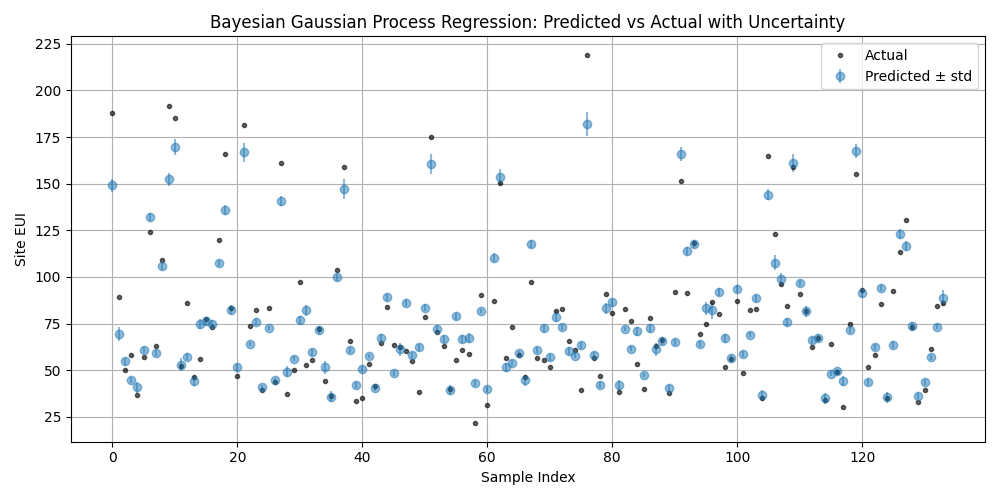

Generate this figure with Python:
import pymc as pm
import pytensor.tensor as pt
import pandas as pd
import numpy as np
import arviz as az
import matplotlib.pyplot as plt
from sklearn.model_selection import train_test_split
from sklearn.preprocessing import StandardScaler
from sklearn.metrics import r2_score, mean_squared_error
import warnings
warnings.filterwarnings("ignore", category=FutureWarning)

# Define columns
numeric_columns = [
    "YearBuilt", "NumberofFloors", "NumberofBuildings", "PropertyGFATotal",
    "ENERGYSTARScore", "Electricity(kWh)", "NaturalGas(kBtu)",
    "SteamUse(kBtu)", "GHGEmissionsIntensity", "SiteEUI(kBtu/sf)"
]

target_col = "SiteEUI(kBtu/sf)"

# Load and clean
df = pd.read_csv("/Users/georgepaul/Desktop/Research-Project/seattle/data/seattle-data-cleaned.csv")[numeric_columns]
df_clean = df.apply(pd.to_numeric, errors="coerce").dropna()

# Split into features/target
X = df_clean.drop(columns=[target_col])
y = df_clean[target_col]

# Train/test split
X_train, X_test, y_train, y_test = train_test_split(X, y, test_size=0.3, random_state=42)

# Standardize features
scaler = StandardScaler()
X_train_scaled = scaler.fit_transform(X_train).astype(np.float32)
X_test_scaled = scaler.transform(X_test).astype(np.float32)

y_train_np = y_train.values.astype(np.float32)
y_test_np = y_test.values.astype(np.float32)

# Build GP model
with pm.Model() as gp_model:
    X_data = pm.Data("X_data", X_train_scaled)
    y_data = pm.Data("y_data", y_train_np)

    r = pm.Gamma("r", alpha=2, beta=1)
    n = pm.HalfNormal("n", sigma=1)
    cov = n**2 * pm.gp.cov.ExpQuad(input_dim=X_train.shape[1], ls=r)

    gp = pm.gp.Marginal(cov_func=cov)
    sigma = pm.HalfNormal("sigma", sigma=1)

    y_ = gp.marginal_likelihood("y", X=X_data, y=y_data, noise=sigma)

    trace = pm.sample(1000, tune=1000, target_accept=0.9, chains=1, cores= 1, random_seed=42)

# Predict on test data
with gp_model:
    f_pred = gp.conditional("f_pred", X_test_scaled)
    posterior_pred = pm.sample_posterior_predictive(
        trace,
        var_names=["f_pred"],
        predictions=True,
        random_seed=42
    )


f_samples = posterior_pred.predictions["f_pred"].values
print("y_test_np shape:", y_test_np.shape)
print("f_samples shape:", f_samples.shape)

# Collapse (chain, draw) into one axis
f_samples = f_samples.reshape(-1, f_samples.shape[-1])  # shape: (1000, 134)

mu_pred = f_samples.mean(axis=0)  # → shape: (134,)
std_pred = f_samples.std(axis=0)
# Evaluation
r2 = r2_score(y_test_np, mu_pred)
rmse = np.sqrt(np.mean((y_test_np - mu_pred) ** 2))

print(f"R² Score: {r2:.3f}")
print(f"RMSE: {rmse:.2f}")

# Plot
plt.figure(figsize=(10, 5))
plt.errorbar(range(len(mu_pred)), mu_pred, yerr=std_pred, fmt='o', alpha=0.5, label="Predicted ± std")
plt.plot(range(len(y_test_np)), y_test_np, 'k.', alpha=0.6, label="Actual")
plt.xlabel("Sample Index")
plt.ylabel("Site EUI")
plt.title("Bayesian Gaussian Process Regression: Predicted vs Actual with Uncertainty")
plt.legend()
plt.grid(True)
plt.tight_layout()
plt.show()

# python gpr.py

# Initializing NUTS using jitter+adapt_diag...
# Sequential sampling (1 chains in 1 job)
# NUTS: [r, n, sigma]
                                                                                                                                  
#   Progress                                   Draws   Divergences   Step size   Grad evals   Sampling Speed   Elapsed   Remaining  
#  ──────────────────────────────────────────────────────────────────────────────────────────────────────────────────────────────── 
#   ━━━━━━━━━━━━━━━━━━━━━━━━━━━━━━━━━━━━━━━━   2000    0             0.62        3            33.30 draws/s    0:01:00   0:00:00    
                                                                                                                                  
# Sampling 1 chain for 1_000 tune and 1_000 draw iterations (1_000 + 1_000 draws total) took 60 seconds.
# Only one chain was sampled, this makes it impossible to run some convergence checks
# Sampling: [f_pred]
# Sampling ... ━━━━━━━━━━━━━━━━━━━━━━━━━━━━━━━━━━━━━━━━ 100% 0:00:00 / 0:00:01
# y_test_np shape: (134,)
# f_samples shape: (1, 1000, 134)
# R² Score: 0.893
# RMSE: 12.86
